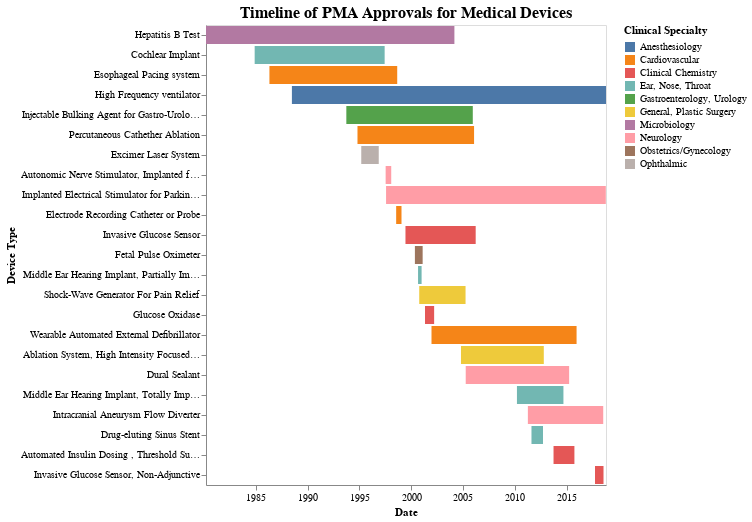

Notebook source saved alongside this figure:
### Code cell
import altair as alt

#sort=alt.EncodingSortField(field="Letters", op="count", order='ascending')
chart =alt.Chart(new_data).mark_bar().encode(
    x=alt.X('First_Date', title = "Date"),
    x2='Ped_date',
    y=alt.Y('Device Type', sort = alt.EncodingSortField(field="First_Date", order = "ascending")),
    color = alt.Color("Clinical Specialty")
    #color=alt.Color('Device Type', scale=alt.Scale(scheme='dark2'))
).configure_axis(
    grid=False
).properties(
title="Timeline of PMA Approvals for Medical Devices"
)


#chart.configure_axis(labelLimit=260)

chart.configure_axisY(labelLimit=400)
chart.configure_title(fontSize=16)
#chart.configure_axis(labelFontSize=14)
#chart.configure_axisX(labelFontSize=10)

### Figure 1 — Vega-Lite specification as saved in the notebook (floating-point values rounded to 4 significant figures)
{"config": {"view": {"continuousWidth": 400, "continuousHeight": 300}, "axis": {"grid": false}, "title": {"fontSize": 16}}, "data": {"name": "data-4db69e9103e5a8e1f71a365dfd66933f"}, "mark": "bar", "encoding": {"color": {"type": "nominal", "field": "Clinical Specialty"}, "x": {"type": "temporal", "field": "First_Date", "title": "Date"}, "x2": {"field": "Ped_date"}, "y": {"type": "nominal", "field": "Device Type", "sort": {"field": "First_Date", "order": "ascending"}}}, "title": "Timeline of PMA Approvals for Medical Devices", "$schema": "https://vega.github.io/schema/vega-lite/v4.8.1.json", "datasets": {"data-4db69e9103e5a8e1f71a365dfd66933f": [{"Product Code": "LOM", "First_Date": "1980-03-17T00:00:00", "Ped_date": "2004-03-04T00:00:00", "DifferenceDays": 10809, "Difference": 8753, "Generic": "Test, hepatitis b (b core, be antigen, be antibody, b core igm)", "Device Type": "Hepatitis B Test", "Clinical Specialty": "Microbiology"}, {"Product Code": "MCM", "First_Date": "1984-11-26T00:00:00", "Ped_date": "1997-06-11T00:00:00", "DifferenceDays": 4580, "Difference": 4580, "Generic": "Implant, cochlear", "Device Type": "Cochlear Implant", "Clinical Specialty": "Ear, Nose, Throat"}, {"Product Code": "LPA", "First_Date": "1986-04-30T00:00:00", "Ped_date": "1998-08-28T00:00:00", "DifferenceDays": 4503, "Difference": 4503, "Generic": "SYSTEM, ESOPHAGEAL PACING", "Device Type": "Esophageal Pacing system", "Clinical Specialty": "Cardiovascular"}, {"Product Code": "LSZ", "First_Date": "1988-06-30T00:00:00", "Ped_date": "2018-10-19T00:00:00", "DifferenceDays": 11068, "Difference": 11068, "Generic": "VENTILATOR, HIGH FREQUENCY", "Device Type": "High Frequency ventilator", "Clinical Specialty": "Anesthesiology"}, {"Product Code": "LNM", "First_Date": "1993-09-30T00:00:00", "Ped_date": "2005-12-12T00:00:00", "DifferenceDays": 4456, "Difference": 4456, "Generic": "AGENT, BULKING, INJECTABLE FOR GASTRO-UROLOGY USE", "Device Type": "Injectable Bulking Agent for Gastro-Urology Use", "Clinical Specialty": "Gastroenterology, Urology"}, {"Product Code": "LPB", "First_Date": "1994-10-28T00:00:00", "Ped_date": "2006-01-26T00:00:00", "DifferenceDays": 4108, "Difference": 4108, "Generic": "Cardiac ablation percutaneous catheter", "Device Type": "Percutaneous Cathether Ablation", "Clinical Specialty": "Cardiovascular"}, {"Product Code": "LZS", "First_Date": "1995-03-10T00:00:00", "Ped_date": "1996-11-15T00:00:00", "DifferenceDays": 616, "Difference": 616, "Generic": "Excimer laser system", "Device Type": "Excimer Laser System", "Clinical Specialty": "Ophthalmic"}, {"Product Code": "LYJ", "First_Date": "1997-07-16T00:00:00", "Ped_date": "1998-01-29T00:00:00", "DifferenceDays": 197, "Difference": 197, "Generic": "STIMULATOR, AUTONOMIC NERVE, IMPLANTED FOR EPILEPSY", "Device Type": "Autonomic Nerve Stimulator, Implanted for Epilepsy", "Clinical Specialty": "Neurology"}, {"Product Code": "MHY", "First_Date": "1997-07-31T00:00:00", "Ped_date": "2018-10-12T00:00:00", "DifferenceDays": 7743, "Difference": 7743, "Generic": "Stimulator, electrical, implanted, for parkinsonian tremor", "Device Type": "Implanted Electrical Stimulator for Parkinsonian Tremor", "Clinical Specialty": "Neurology"}, {"Product Code": "DRF", "First_Date": "1998-07-22T00:00:00", "Ped_date": "1999-01-26T00:00:00", "DifferenceDays": 257, "Difference": 188, "Generic": "CATHETER, ELECTRODE RECORDING, OR PROBE, ELECTRODE RECORDING", "Device Type": "Electrode Recording Catheter or Probe", "Clinical Specialty": "Cardiovascular"}, {"Product Code": "MDS", "First_Date": "1999-06-15T00:00:00", "Ped_date": "2006-03-24T00:00:00", "DifferenceDays": 2225, "Difference": 2474, "Generic": "Sensor, glucose, invasive", "Device Type": "Invasive Glucose Sensor", "Clinical Specialty": "Clinical Chemistry"}, {"Product Code": "MMA", "First_Date": "2000-05-12T00:00:00", "Ped_date": "2001-02-09T00:00:00", "DifferenceDays": 273, "Difference": 273, "Generic": "Oximeter, fetal pulse", "Device Type": "Fetal Pulse Oximeter", "Clinical Specialty": "Obstetrics/Gynecology"}, {"Product Code": "MPV", "First_Date": "2000-08-31T00:00:00", "Ped_date": "2001-01-03T00:00:00", "DifferenceDays": 125, "Difference": 125, "Generic": "Implant, hearing, active, middle ear, partially implanted", "Device Type": "Middle Ear Hearing Implant, Partially Implanted", "Clinical Specialty": "Ear, Nose, Throat"}, {"Product Code": "NBN", "First_Date": "2000-10-12T00:00:00", "Ped_date": "2005-04-01T00:00:00", "DifferenceDays": 1632, "Difference": 1632, "Generic": "Generator, shock-wave, for pain relief", "Device Type": "Shock-Wave Generator For Pain Relief", "Clinical Specialty": "General, Plastic Surgery"}, {"Product Code": "CGA", "First_Date": "2001-05-03T00:00:00", "Ped_date": "2002-03-21T00:00:00", "DifferenceDays": 480, "Difference": 322, "Generic": "GLUCOSE OXIDASE, GLUCOSE", "Device Type": "Glucose Oxidase", "Clinical Specialty": "Clinical Chemistry"}, {"Product Code": "MVK", "First_Date": "2001-12-18T00:00:00", "Ped_date": "2015-12-17T00:00:00", "DifferenceDays": 5112, "Difference": 5112, "Generic": "Wearable automated external defibrillator", "Device Type": "Wearable Automated External Defibrillator", "Clinical Specialty": "Cardiovascular"}, {"Product Code": "NRZ", "First_Date": "2004-10-22T00:00:00", "Ped_date": "2012-10-18T00:00:00", "DifferenceDays": 2918, "Difference": 2918, "Generic": "Ablation system, high intensity focused ultrasound (HIFU), MR-guided", "Device Type": "Ablation System, High Intensity Focused Ultrasound, MR-guided", "Clinical Specialty": "General, Plastic Surgery"}, {"Product Code": "NQR", "First_Date": "2005-04-07T00:00:00", "Ped_date": "2015-03-30T00:00:00", "DifferenceDays": 3644, "Difference": 3644, "Generic": "Sealant, dural", "Device Type": "Dural Sealant", "Clinical Specialty": "Neurology"}, {"Product Code": "OAF", "First_Date": "2010-03-17T00:00:00", "Ped_date": "2014-09-10T00:00:00", "DifferenceDays": 1638, "Difference": 1638, "Generic": "Implant, hearing, active, middle ear, totally implanted", "Device Type": "Middle Ear Hearing Implant, Totally Implanted", "Clinical Specialty": "Ear, Nose, Throat"}, {"Product Code": "OUT", "First_Date": "2011-04-06T00:00:00", "Ped_date": "2018-07-13T00:00:00", "DifferenceDays": 2655, "Difference": 2655, "Generic": "Intracranial aneurysm flow diverter", "Device Type": "Intracranial Aneurysm Flow Diverter", "Clinical Specialty": "Neurology"}, {"Product Code": "OWO", "First_Date": "2011-08-11T00:00:00", "Ped_date": "2012-09-21T00:00:00", "DifferenceDays": 407, "Difference": 407, "Generic": "Drug-eluting sinus stent", "Device Type": "Drug-eluting Sinus Stent", "Clinical Specialty": "Ear, Nose, Throat"}, {"Product Code": "OZO", "First_Date": "2013-09-26T00:00:00", "Ped_date": "2015-10-02T00:00:00", "DifferenceDays": 736, "Difference": 736, "Generic": "Automated insulin dosing , threshold suspend", "Device Type": "Automated Insulin Dosing , Threshold Suspend", "Clinical Specialty": "Clinical Chemistry"}, {"Product Code": "PZE", "First_Date": "2017-09-27T00:00:00", "Ped_date": "2018-07-23T00:00:00", "DifferenceDays": 299, "Difference": 299, "Generic": "Sensor, glucose, invasive, non-adjunctive, factory-calibrated, user-initiated", "Device Type": "Invasive Glucose Sensor, Non-Adjunctive", "Clinical Specialty": "Clinical Chemistry"}]}}
